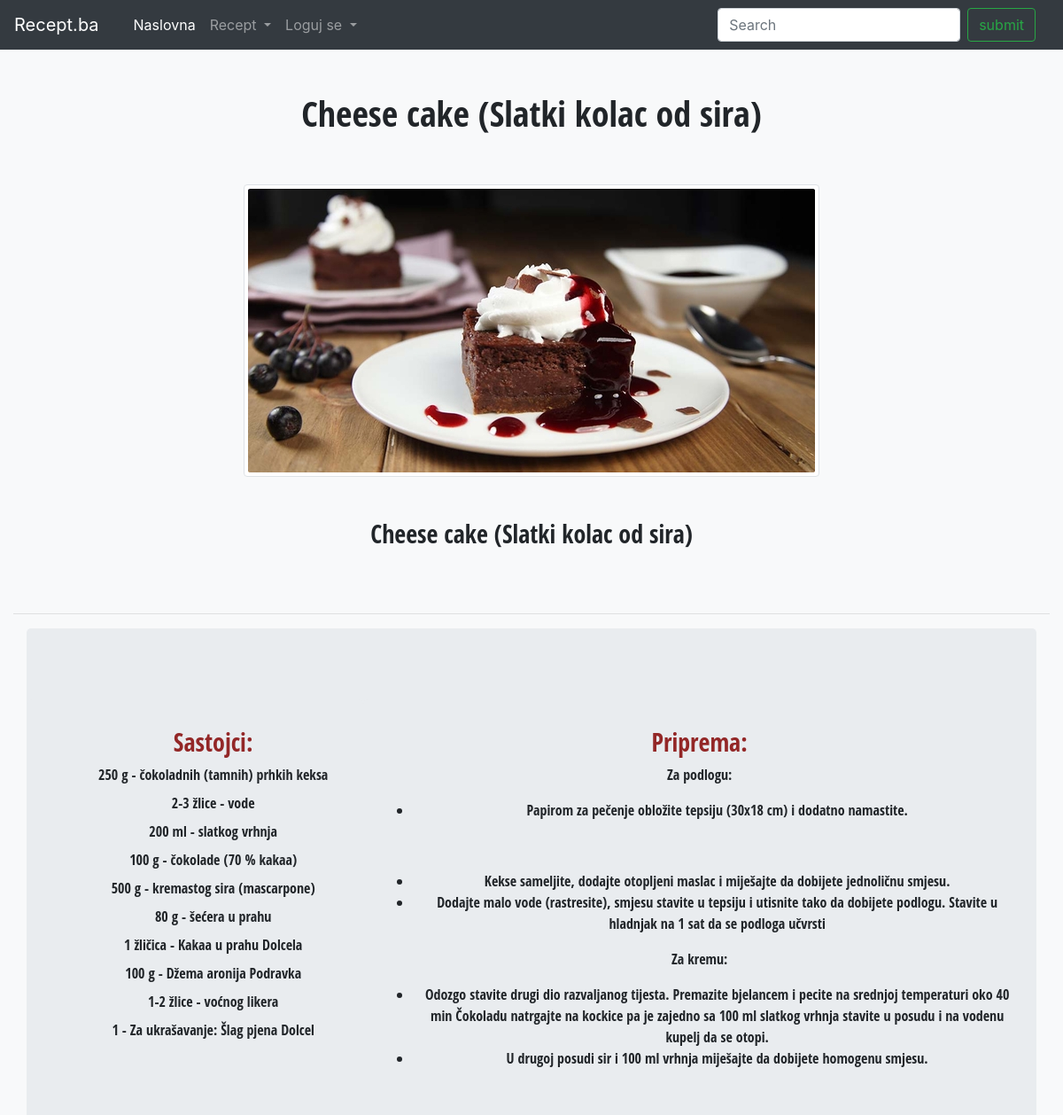
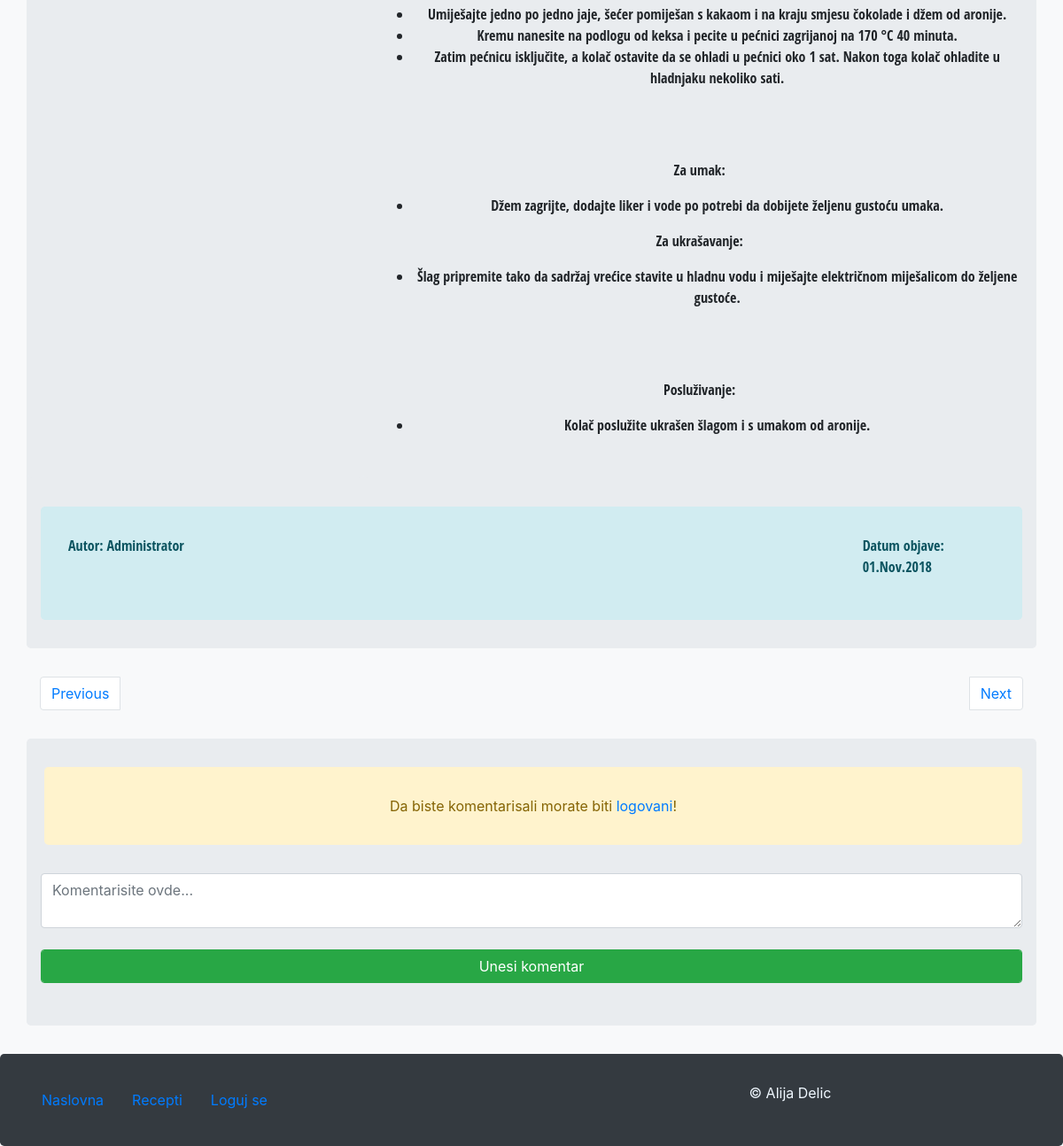
Page /views/articles.php?id=212 on the committed database (2 pictures, top to bottom).
### tables this page shows
CREATE TABLE IF NOT EXISTS `recipes` (
  `recipe_id` int(11) NOT NULL AUTO_INCREMENT,
  `title` varchar(256) NOT NULL,
  `subtitle` varchar(256) NOT NULL,
  `category_id` int(11) NOT NULL,
  `date` timestamp(6) NOT NULL,
  `content` varchar(2048) NOT NULL,
  `image` varchar(45) NOT NULL,
  `user_id` int(11) NOT NULL,
  PRIMARY KEY (`recipe_id`),
  KEY `category_id_idx` (`category_id`),
  KEY `FK_users_recipes_idx` (`user_id`)
);

CREATE TABLE IF NOT EXISTS `ingridians` (
  `ingridian_id` int(11) NOT NULL AUTO_INCREMENT,
  `name` varchar(45) NOT NULL,
  PRIMARY KEY (`ingridian_id`)
);

### models/Articles.php (called while the page is built, shortened)
<?php
class Articles
{
    public static function getData($data, $condition = "")
    {
        $instance = ConnectDb::getInstance();
        $conn = $instance->getConnection();
        $sql = $conn->prepare("SELECT $data
                                        FROM articles
                                        JOIN recipes ON articles.recipe_id = recipes.recipe_id
                                        JOIN categories ON recipes.category_id = categories.category_id
                                        JOIN ingridians ON articles.ingridian_id = ingridians.ingridian_id
                                        JOIN users ON recipes.user_id = users.user_id
                                        $condition
                                        ");
        $sql->execute();
        $result = $sql->fetchAll(PDO::FETCH_ASSOC);
        return $result;
    }
}

### views/articles.php (the view, shortened to what this page needs)
<?php
if (isset($_GET['id'])) {
    $id = $_GET['id'];
    $article_title = Articles::getData("recipes.title", "WHERE recipes.recipe_id = '$id' LIMIT 1");
    $article_subtitle = Articles::getData("recipes.subtitle", "WHERE recipes.recipe_id = '$id' LIMIT 1");
    $article_image = Articles::getData("recipes.image", "WHERE recipes.recipe_id = '$id' LIMIT 1");
    $article_content = Articles::getData("recipes.content", "WHERE recipes.recipe_id = '$id' LIMIT 1");
    $article_ingridians = Articles::getData("ingridians.name", "WHERE recipes.recipe_id = '$id'");
    $article_ingridians_amount = Articles::getData("amount", "WHERE recipes.recipe_id = '$id'");
    $next_id = Articles::getData("recipes.recipe_id", "WHERE recipes.recipe_id > '$id' LIMIT 1");
    $previous_id = Articles::getData("recipes.recipe_id", "WHERE recipes.recipe_id < '$id' order by recipe_id desc LIMIT 1");
    $article_author = Articles::getData("users.username", "GROUP BY users.username LIMIT 1");
    $article_date = Articles::getData("recipes.recipe_id, recipes.date", "GROUP BY recipe_id");
    $dt = new DateTime($article_date[0]['date']);
    include "../views/nav/nav.php";
    ?>
    <div style="font-family: 'Open Sans Condensed', sans-serif" class="container-fluid ">
        <div class="row">
            <div class="col-12 mt-5 text-center">
                <h1><?= $article_title[0]['title'] ?></h1>
            </div>
            <div class="col-12 mt-5 text-center">
                <img src="images/<?= $article_image[0]['image'] ?>" alt="<?= $article_title[0]['title'] ?>"
                     class="img-fluid img-thumbnail">
            </div>
            <div class="col-12 mt-5 text-center mt-4">
                <h3><?= $article_subtitle[0]['subtitle'] ?></h3>
            </div>
            <div class="col-12 mt-5 text-center">
                <hr>
            </div>
        </div>
        <div class="container jumbotron">
            <div class="row">
                <div id="sastojci" class="col-12 col-sm-12 col-md-4 col-lg-4 mt-5 text-center jumbotron">
                    <ul>
                        <h3>Sastojci:</h3>
                        <?php
                        for ($i = 0; $i < sizeof($article_ingridians); $i++) {
                            echo "<li class='mt-2'>" . $article_ingridians_amount[$i]['amount'] . " - " . $article_ingridians[$i]['name'] . "</li>";
                        }
                        ?>
                    </ul>
                </div>
                <div id="priprema" class="col-12 col-sm-12 col-md-8 col-lg-8 mt-5 jumbotron text-center">
                    <?php
                    echo $article_content[0]['content'];
                    ?>
                </div>
            </div>
            <div class="row alert-info jumbotron m-0">
                <div class="col-2 mr-auto ">Autor: <?= $article_author[0]["username"] ?></div>
                <div class="col-2 ml-auto "><p>Datum objave: <?= $dt->format('d.M.Y') ?></p></div>
            </div>
        </div>
    </div>
    <div class="container">
        <div class="row">
            <div class="col-12">
                <nav aria-label="Page navigation example">
                    <ul class="pagination">
                        <?php
                        if (sizeof($previous_id) > 0) {
                            ?>
                            <li class="page-item mr-auto"><a class="page-link"
                                                             href="articles.php?id=<?= $previous_id[0]['recipe_id'] ?>">Previous</a>
                            </li>
                            <?php
                        } else {
                            echo "<li class='page-item mr-auto'><a class='page-link disabled'>Previous</a></li>";
                        }
                        if (sizeof($next_id) > 0) {
                            ?>
                            <li class="page-item ml-auto"><a class="page-link"
                                                             href="articles.php?id=<?= $next_id[0]['recipe_id'] ?>">Next</a>
                            </li>
                            <?php
                        } else {
                            echo "<li class='page-item ml-auto'><a class='page-link disabled'>Next</a></li>";
                        }
                        ?>
                    </ul>
                </nav>
            </div>
        </div>
    </div>
    <?php
    include "../views/comments.php";
    ?>
    <?php
    include "../views/nav/footer.php";
}

### assets/style.css (style rules this page uses)
#sastojci ul { list-style-type: none; }
#sastojci h3, #sastojci h5 { color: #932727; }
#priprema h3, #priprema h5 { color: #932727; }

### rows in the picture
recipes: title "Cheese cake (Slatki kolac od sira)", image (picture), subtitle "Cheese cake (Slatki kolac od sira)", content "Priprema: Za podlogu: Papirom za pečenje obložite tepsiju (30x18 cm) i dodatno namastite. Kekse sameljite, dodajte otopljeni maslac i miješajte da dobijete jednoličnu smjesu. Dodajte malo vode (rastresite), smjesu stavite u tepsiju i utisnite tako da dobijete podlogu. Stavite u hladnjak na 1 sat da se podloga učvrsti Za kremu: Odozgo stavite drugi dio razvaljanog tijesta. Premazite bjelancem i pecite na srednjoj temperaturi oko 40 min Čokoladu natrgajte na kockice pa je zajedno sa 100 ml slatkog vrhnja stavite u posudu i na vodenu kupelj da se otopi. U drugoj posudi sir i 100 ml vrhnja miješajte da dobijete homogenu smjesu. Umiješajte jedno po jedno jaje, šećer pomiješan s kakaom i na kraju…"
ingridians: name "čokoladnih (tamnih) prhkih keksa"
ingridians: name "vode"
ingridians: name "slatkog vrhnja"
ingridians: amount "100 g", name "čokolade (70 % kakaa)"
ingridians: name "kremastog sira (mascarpone)"
ingridians: name "šećera u prahu"
ingridians: name "Kakaa u prahu Dolcela"
ingridians: amount "100 g", name "Džema aronija Podravka"
ingridians: name "voćnog likera"
ingridians: name "Za ukrašavanje: Šlag pjena Dolcel"
recipes: date "01.Nov.2018"

### other values in the picture
$article_ingridians_amount[$i]['amount'] "250 g"
$article_ingridians_amount[$i]['amount'] "2-3 žlice"
$article_ingridians_amount[$i]['amount'] "200 ml"
$article_ingridians_amount[$i]['amount'] "500 g"
$article_ingridians_amount[$i]['amount'] "80 g"
$article_ingridians_amount[$i]['amount'] "1 žličica"
$article_ingridians_amount[$i]['amount'] "1-2 žlice"
$article_ingridians_amount[$i]['amount'] "1"
$article_author[0]["username"] "Administrator"
